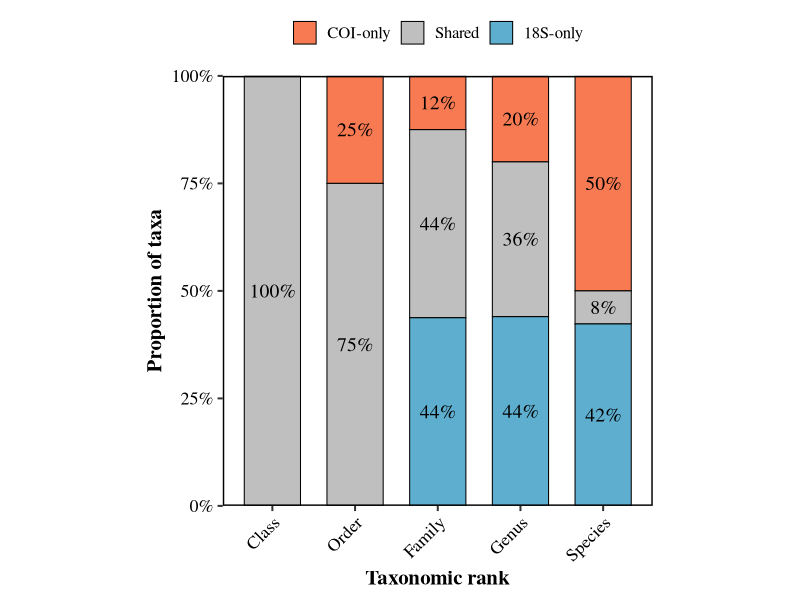

Source code (R):
rm(list = ls())

########## Load required packages ##########
library(ggplot2)
library(dplyr)
library(tidyr)
library(scales)

########## Read data ##########
coi_data <- read.csv("COI_data.csv", check.names = FALSE)
rrna_data <- read.csv("18S_data.csv", check.names = FALSE)

########## Set taxonomic ranks ##########
rank_levels <- c("Class", "Order", "Family", "Genus", "Species")

########## Extract unique taxa ##########
get_taxa <- function(data, rank) {
  taxa <- trimws(as.character(data[[rank]]))
  taxa <- taxa[!is.na(taxa) & taxa != ""]
  sort(unique(taxa))
}

########## Compare shared and marker-specific taxa ##########
overlap_summary <- bind_rows(
  lapply(rank_levels, function(rank_name) {
    coi_set <- get_taxa(coi_data, rank_name)
    rrna_set <- get_taxa(rrna_data, rank_name)
    
    data.frame(
      Rank = rank_name,
      COI_only = length(setdiff(coi_set, rrna_set)),
      Shared = length(intersect(coi_set, rrna_set)),
      S18_only = length(setdiff(rrna_set, coi_set))
    )
  })
)

overlap_long <- overlap_summary %>%
  pivot_longer(
    cols = c(COI_only, Shared, S18_only),
    names_to = "Category",
    values_to = "N_taxa"
  ) %>%
  mutate(
    Category = recode(
      Category,
      "COI_only" = "COI-only",
      "S18_only" = "18S-only"
    ),
    Rank = factor(Rank, levels = rank_levels),
    Category = factor(
      Category,
      levels = c("COI-only", "Shared", "18S-only")
    )
  ) %>%
  group_by(Rank) %>%
  mutate(
    Proportion = N_taxa / sum(N_taxa),
    Label = ifelse(Proportion < 0.03, "", paste0(round(Proportion * 100), "%"))
  ) %>%
  ungroup()

########## Show results ##########
print(overlap_summary)
print(overlap_long)

########## Plot settings ##########
overlap_cols <- c(
  "COI-only" = "#F87A52",
  "Shared" = "grey75",
  "18S-only" = "#5EAFCF"
)

common_theme <- theme_bw(base_size = 15) +
  theme(
    text = element_text(family = "serif", color = "black"),
    axis.title = element_text(size = 15, face = "bold"),
    axis.text = element_text(size = 13, color = "black"),
    axis.text.x = element_text(
      size = 13,
      color = "black",
      angle = 45,
      hjust = 1,
      vjust = 1
    ),
    legend.position = "top",
    legend.title = element_blank(),
    legend.text = element_text(size = 12),
    panel.grid = element_blank(),
    panel.border = element_rect(color = "black", fill = NA, linewidth = 1),
    aspect.ratio = 1
  )

########## Plot Figure 1D ##########
p1d <- ggplot(
  overlap_long,
  aes(
    x = Rank,
    y = Proportion,
    fill = Category
  )
) +
  geom_col(
    width = 0.68,
    color = "black",
    linewidth = 0.35
  ) +
  geom_text(
    aes(label = Label),
    position = position_stack(vjust = 0.5),
    size = 5,
    family = "serif",
    color = "black"
  ) +
  scale_fill_manual(
    values = overlap_cols,
    breaks = c("COI-only", "Shared", "18S-only")
  ) +
  scale_y_continuous(
    labels = percent_format(accuracy = 1),
    limits = c(0, 1),
    expand = c(0, 0)
  ) +
  labs(
    x = "Taxonomic rank",
    y = "Proportion of taxa",
    fill = NULL
  ) +
  common_theme

print(p1d)
